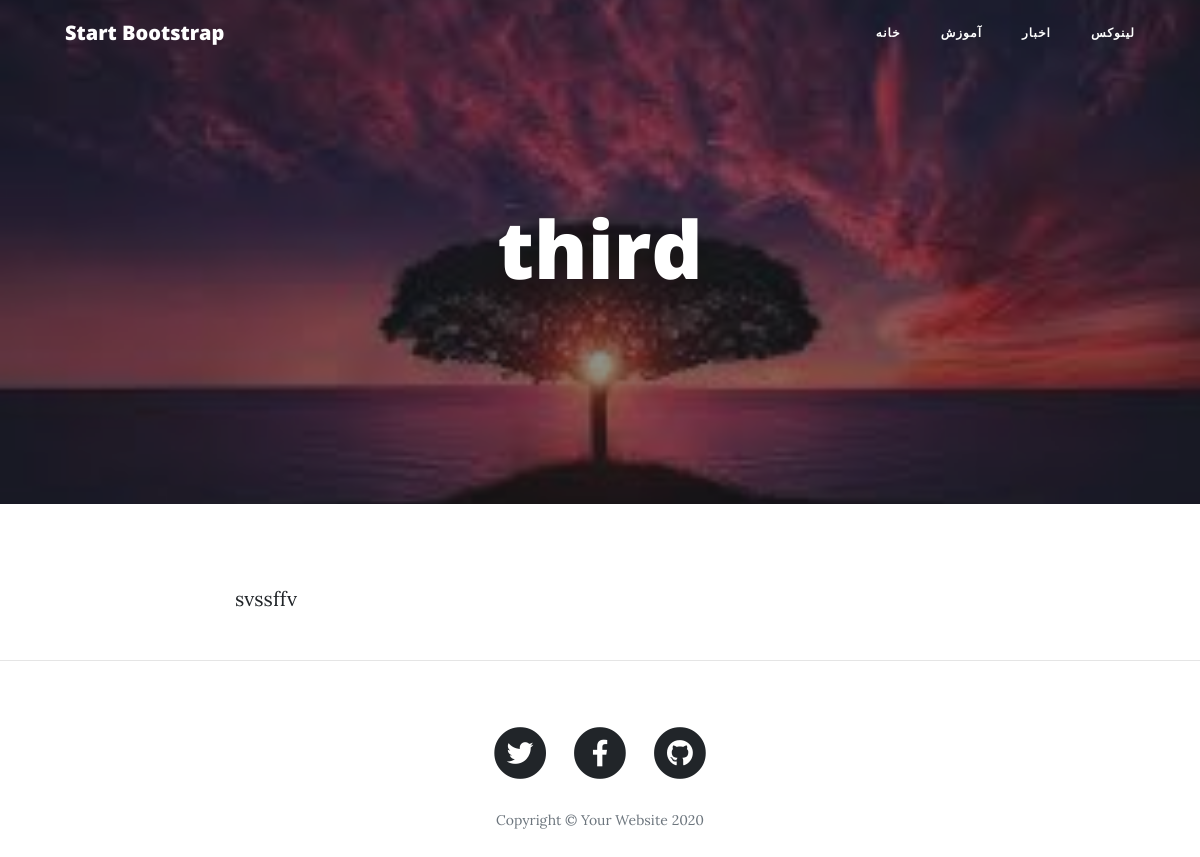
Screenshot of /article/third with the database file from the repository.
### blog/models.py (models this page shows, shortened)
class Category(models.Model):
    title = models.CharField(max_length=300, verbose_name="عنوان دسته‌بندی")
    slug = models.SlugField(max_length=100, unique=True, verbose_name="آدرس دسته‌بندی")
    status = models.BooleanField(default=True, verbose_name="آیا نمایش داده شود؟")
    position = models.IntegerField(verbose_name="پوزیشن")
    class Meta:
        verbose_name = "دسته‌بندی"
        verbose_name_plural = "دسته‌بندی‌ها"
        ordering = ['position']

class Article(models.Model):
    STATUS_CHOICES = (
        ('d', 'پیش نویس'),
        ('p', 'منتشرشده')
    )
    title = models.CharField(max_length=300, verbose_name="عنوان مقاله")
    slug = models.SlugField(max_length=100, unique=True, verbose_name="آدرس مقاله")
    category = models.ManyToManyField(Category, verbose_name="دسته‌بندی" )
    description = models.TextField()
    thumbail = models.ImageField(upload_to="images", verbose_name="تصویر مقاله")
    publish = models.DateTimeField(default=timezone.now, verbose_name="زمان انتشار")
    created = models.DateTimeField(auto_now_add=True)
    updated = models.DateTimeField(auto_now=True)
    status = models.CharField(max_length=1, choices=STATUS_CHOICES, verbose_name="وضعیت")
    class Meta:
        verbose_name = "مقاله"
        verbose_name_plural = "مقالات"
        ordering = ['-publish']
    def jpublish(self):
        return jalali_converter(self.publish)
    jpublish.short_description = "زمان انتشار"

### blog/views.py (the view)
# urls.py: path('article/<slug:slug>', detail, name="detail")
def detail(request, slug):
    context = {
        "article": get_object_or_404(Article, slug=slug, status='p'),
        "category": Category.objects.filter(status=True)
    }
    return render(request, "blog/detail.html", context)

### blog/templates/blog/detail.html (shortened to what this page needs)
<html lang="fa" dir="ltr">
{% extends 'blog/base.html' %}
{% block main %}
  <header class="masthead" style="background-image: url('{{ article.thumbail.url}}')">
    <div class="overlay"></div>
    <div class="container">
      <div class="row">
        <div class="col-lg-8 col-md-10 mx-auto">
          <div class="site-heading">
            <h1>{{article.title}}</h1>
          </div>
        </div>
      </div>
    </div>
  </header>
  <article>
    <div class="container">
      <div class="row">
        <div class="col-lg-8 col-md-10 mx-auto">
          {{article.description | linebreaks}}
        </div>
      </div>
    </div>
  </article>
{% endblock %}

### blog/templates/blog/base.html (shortened to what this page needs)
{% load static %}
<!DOCTYPE html>
<html lang="fa">
<head>
  <link href="{% static 'blog/vendor/bootstrap/css/bootstrap.min.css' %}" rel="stylesheet">
  <link href="{% static 'blog/vendor/fontawesome-free/css/all.min.css' %}" rel="stylesheet" type="text/css">
  <link href="{% static 'blog/css/clean-blog.min.css' %}" rel="stylesheet">
</head>
<body>
  <nav class="navbar navbar-expand-lg navbar-light fixed-top" id="mainNav">
    <div class="container">
      <a class="navbar-brand" href="index.html">Start Bootstrap</a>
      <div class="collapse navbar-collapse" id="navbarResponsive">
        <ul class="navbar-nav ml-auto">
          <li class="nav-item">
            <a class="nav-link" href="{% url 'blog:home' %}">خانه</a>
          </li>
          {% for cat in category %}
            <li class="nav-item">
              <a class="nav-link" href="#">{{cat.title}}</a>
            </li>
          {% endfor %}
        </ul>
      </div>
    </div>
  </nav>
  {% block main %}
  {% endblock %}
  <hr>
  <footer>
    <div class="container">
      <div class="row">
        <div class="col-lg-8 col-md-10 mx-auto">
          <ul class="list-inline text-center">
            <li class="list-inline-item">
              <a href="#">
                <span class="fa-stack fa-lg">
                  <i class="fas fa-circle fa-stack-2x"></i>
                  <i class="fab fa-twitter fa-stack-1x fa-inverse"></i>
                </span>
              </a>
            </li>
            <li class="list-inline-item">
              <a href="#">
                <span class="fa-stack fa-lg">
                  <i class="fas fa-circle fa-stack-2x"></i>
                  <i class="fab fa-facebook-f fa-stack-1x fa-inverse"></i>
                </span>
              </a>
            </li>
            <li class="list-inline-item">
              <a href="#">
                <span class="fa-stack fa-lg">
                  <i class="fas fa-circle fa-stack-2x"></i>
                  <i class="fab fa-github fa-stack-1x fa-inverse"></i>
                </span>
              </a>
            </li>
          </ul>
          <p class="copyright text-muted">Copyright &copy; Your Website 2020</p>
        </div>
      </div>
    </div>
  </footer>
</body>
</html>

### rows the page displays
Category: title "آموزش"
Category: title "اخبار"
Category: title "لینوکس"
Article: thumbail (picture), title "third", description "svssffv"
